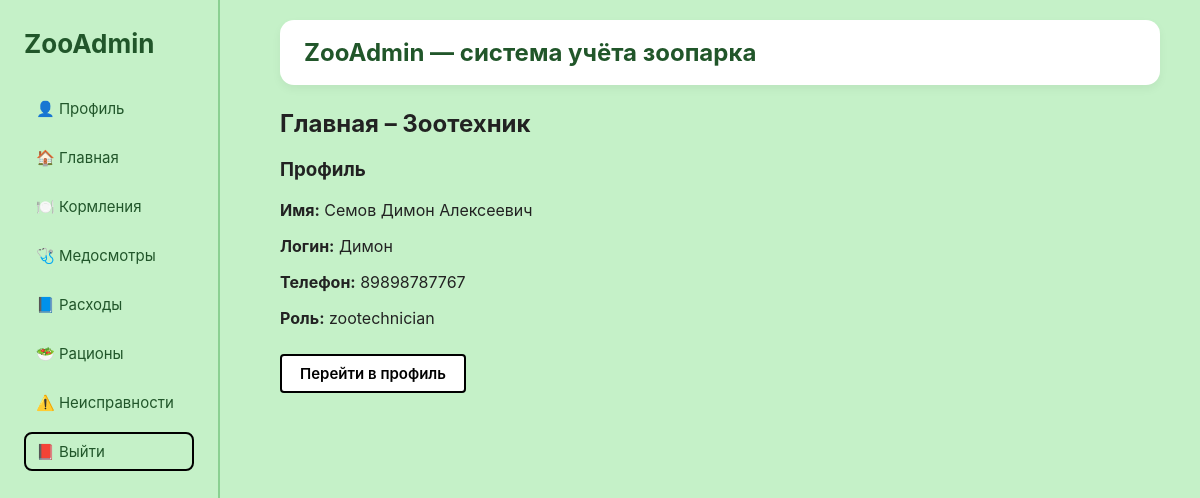
Screenshot of /home (signed in) with the database file from the repository.
### tables this page shows
CREATE TABLE employees (
        id INTEGER PRIMARY KEY AUTOINCREMENT,
        full_name TEXT NOT NULL,
        username TEXT UNIQUE NOT NULL,
        password TEXT NOT NULL,
        phone TEXT,
        role TEXT DEFAULT 'zootechnician', -- роли: manager, director, zootechnician, admin
        status TEXT DEFAULT 'active'
    );

### auth.py (the view)
@router.get("/home", response_class=HTMLResponse)
async def home_page(request: Request):
    if "current_user_id" not in session_data:
        return RedirectResponse(url="/login", status_code=303)
    user_id = session_data["current_user_id"]
    conn = get_connection()
    cursor = conn.cursor()
    cursor.execute("SELECT * FROM employees WHERE id=?", (user_id,))
    user = cursor.fetchone()
    stats = {}
    if user["role"] in ("admin", "director"):
        cursor.execute("SELECT COUNT(*) FROM animals")
        stats["animals"] = cursor.fetchone()[0]
        cursor.execute("SELECT COUNT(*) FROM employees WHERE status='active'")
        stats["employees"] = cursor.fetchone()[0]
        cursor.execute("SELECT COUNT(*) FROM purchases")
        stats["purchases"] = cursor.fetchone()[0]
        cursor.execute("SELECT COUNT(*) FROM malfunctions")
        stats["malfunctions"] = cursor.fetchone()[0]
        cursor.execute("SELECT COUNT(*) FROM feedings")
        stats["feedings"] = cursor.fetchone()[0]
        cursor.execute("SELECT name, quantity FROM feed WHERE quantity < 5 ORDER BY quantity ASC")
        stats["low_feed"] = cursor.fetchall()
    conn.close()
    if user["role"] == "admin":
        return templates.TemplateResponse("home_admin.html", {"request": request, "user": user, "stats": stats})
    if user["role"] == "director":
        return templates.TemplateResponse("home_director.html", {"request": request, "user": user, "stats": stats})
    if user["role"] == "manager":
        return templates.TemplateResponse("home_manager.html", {"request": request, "user": user})
    if user["role"] == "zootechnician":
        return templates.TemplateResponse("home_zootechnician.html", {"request": request, "user": user})
    return RedirectResponse("/profile")

### templates/home_zootechnician.html
{% extends "base.html" %}
{% block content %}
<h2>Главная – Зоотехник</h2>
<div class="card" style="max-width:400px;">
    <h3>Профиль</h3>
    <p><b>Имя:</b> {{ user.full_name }}</p>
    <p><b>Логин:</b> {{ user.username }}</p>
    <p><b>Телефон:</b> {{ user.phone }}</p>
    <p><b>Роль:</b> {{ user.role }}</p>
    <a href="/profile">
        <button style="margin-top:10px;">Перейти в профиль</button>
    </a>
</div>
{% endblock %}

### static/style.css (style rules this page uses)
body { margin: 0; font-family: -apple-system, BlinkMacSystemFont, "Segoe UI", Roboto, Arial, sans-serif; background: #c5f1c8; color: #222; }
input, select, textarea, button { font-family: inherit; font-size: 15px; }
button, .btn { padding: 8px 18px; border-radius: 4px; border: 2px solid #000; background: white; font-weight: 600; cursor: pointer; }

### rows the page displays
employees: full_name "Семов Димон Алексеевич", username "Димон", phone "89898787767", role "zootechnician"
